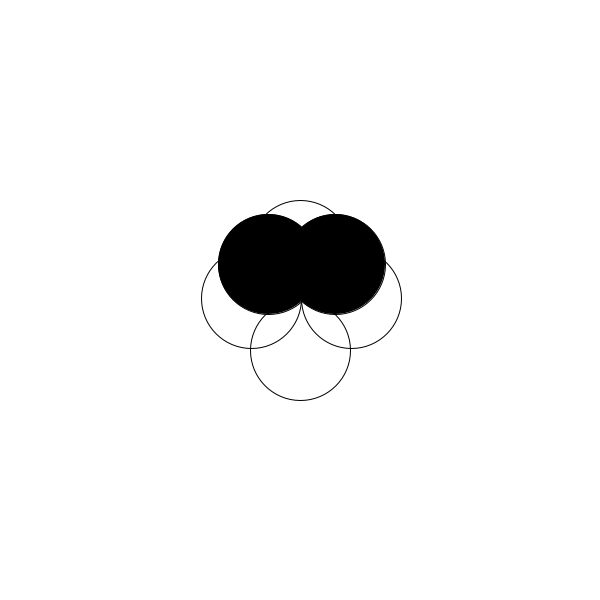
Frame 1 (no input)
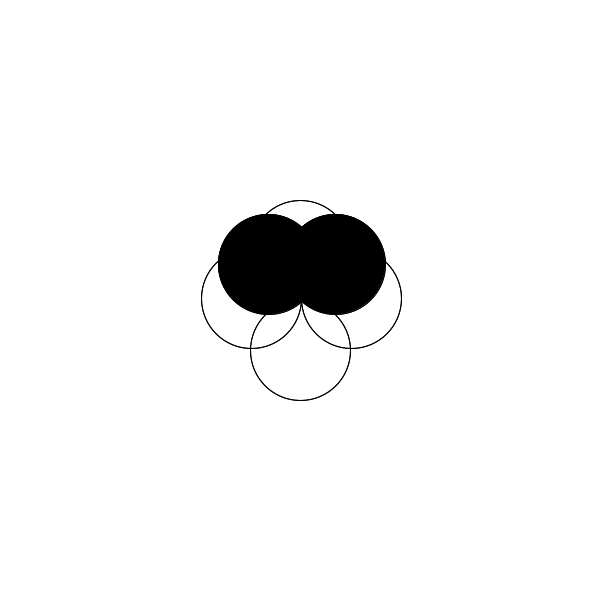
Frame 2 (the mouse pressed at the canvas centre, redrawn once)

The Processing sketch that drew these frames (run headless with seeded random() and noise(); the mouse was pressed at the canvas centre and the sketch redrawn once):

// Processing sketch: processing_85537
// ── processing_85537.pde

  void setup () 
{
  size(600,600);
  //Fond blanc
  background(255); 
  smooth();
}

void draw()
{
  //Je créer une ellipse non remplie. (ellipse en haut)
  noFill();
  ellipse(300,250,100,100);
  //Je créer trois autres ellipses de la même taille. DUPLICATION/JUXTAPOSITION
  //(Ellipse en bas) 
  ellipse(300,350,100,100);
  //Ellipse à gauche) 
  ellipse(251,298,100,100);
  //(Ellipse à droite)
  ellipse(351,298,100,100);
  
  //Nouvelle série de quatre ellipses de la même taille. JUXTAPOSITION
  fill(0);
  //Ellipse en haut à gauche
  ellipse(335,264,100,100);
  //Ellipse en haut à gauche
  ellipse(268,264,100,100);
  
  noLoop();
}
